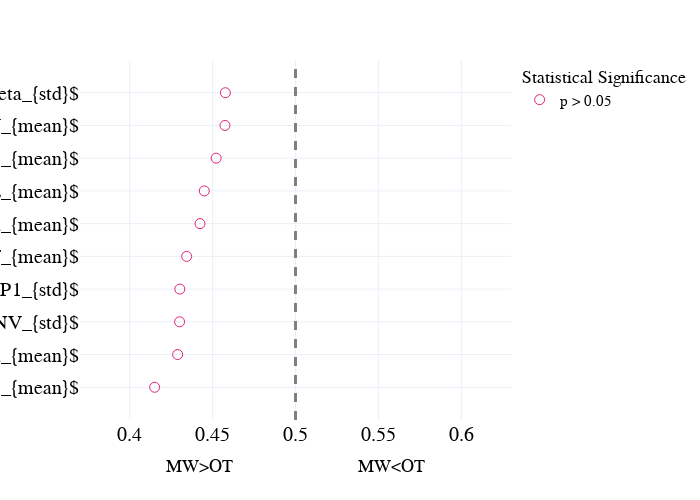

Write notebook code for a chart like this one.
### Code cell
# segment_mind_roc = segment_mind_roc.sort_values(by = 'AUC', ascending = False).head(10).append(segment_mind_roc.sort_values(by = 'AUC', ascending = False).tail(10))

fig = px.scatter(tail.sort_values(by = 'AUC'),x = 'AUC', y = 'markers', template = "plotly_white", symbol = 'significant', 
                 symbol_sequence = ['circle-open','circle','hexagram' ],
#                  color = 'significant',
                 color_discrete_sequence = [pink, green,orange, pink], 
                 
                 category_orders = {'significant': ['p > 0.05','p < 0.05 uncorrected', 'p < 0.05 FDR corrected']},
                 labels = {'AUC': 'MW>OT                         MW<OT', 'significant': 'Statistical Significance', 'markers':''}
                )
fig.add_vline(x=0.5, line_width=3, line_dash="dash", line_color="grey")
fig.update_traces(marker=dict(size = 10))

fig.update_layout(
    font=dict(
        family="Times new roman",
        size=15,
        color="black"
    ),
    width=700,
    height=500,
#     autosize = True, 
    template = 'plotly_white',
    xaxis = dict(
            visible=True,
            range = [0.37,0.63], 
            tickfont = {"size": 20},
                automargin = False,
    autorange = False,
        ),
    yaxis = dict(
    tickfont = {"size": 20, "color": 'black'},
    automargin = False,
    autorange = False,
    range = [-1,len(tail)],
    dtick = 1
    ),
    showlegend=True,
)


fig.show()
# pio.write_json(fig, 'Figs/univariate_roc_mw_segment.plotly')
# fig.write_image('Figs/univariate_roc_mw_segment.png')
fig.write_image("Figs//univariate_roc_mind_segment_tail.pdf")

### Figure 1 — Plotly figure (JSON) as saved in the notebook; plotly's stock layout.template omitted (floating-point values rounded to 4 significant figures)
{"data": [{"hovertemplate": "Statistical Significance=p > 0.05<br>MW>OT                         MW<OT=%{x}<br>=%{y}<extra></extra>", "legendgroup": "p > 0.05", "marker": {"color": "#DE237B", "size": 10, "symbol": "circle-open"}, "mode": "markers", "name": "p > 0.05", "orientation": "h", "showlegend": true, "type": "scatter", "x": [0.415, 0.4289, 0.4301, 0.4302, 0.4344, 0.4424, 0.445, 0.4521, 0.4574, 0.4577], "xaxis": "x", "y": ["$|\\beta|_{mean}$", "$PE\\alpha_{mean}$", "$CNV_{std}$", "$P1_{std}$", "$MSF_{mean}$", "$\\beta_{mean}$", "$SE_{mean}$", "$|\\alpha|_{mean}$", "$CNV_{mean}$", "$wSMI\\beta_{std}$"], "yaxis": "y"}], "layout": {"font": {"color": "black", "family": "Times new roman", "size": 15}, "height": 500, "legend": {"title": {"text": "Statistical Significance"}, "tracegroupgap": 0}, "margin": {"t": 60}, "shapes": [{"line": {"color": "grey", "dash": "dash", "width": 3}, "type": "line", "x0": 0.5, "x1": 0.5, "xref": "x", "y0": 0, "y1": 1, "yref": "y domain"}], "showlegend": true, "width": 700, "xaxis": {"anchor": "y", "automargin": false, "autorange": false, "domain": [0, 1], "range": [0.37, 0.63], "tickfont": {"size": 20}, "title": {"text": "MW>OT                         MW<OT"}, "visible": true}, "yaxis": {"anchor": "x", "automargin": false, "autorange": false, "domain": [0, 1], "dtick": 1, "range": [-1, 10], "tickfont": {"color": "black", "size": 20}, "title": {"text": ""}}}}
